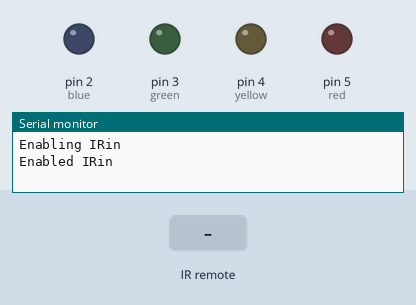
The sketch below on a simulated Arduino Uno, built with avr-gcc and run on an emulated ATmega328P. Parts: output pins drawn as LEDs (lit = HIGH), the last lines printed to the serial monitor. Inputs (shaded band) come from the test bench.

Above: at 1.2 s.
1.3 s: infrared code 0x8877 received
At 1.7 s:
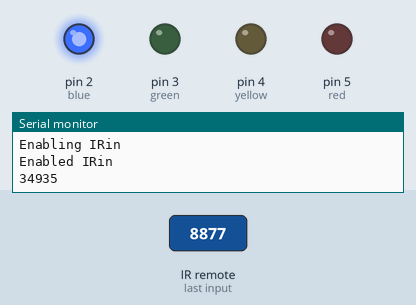
3.3 s: infrared code 0x48B7 received
At 3.7 s:
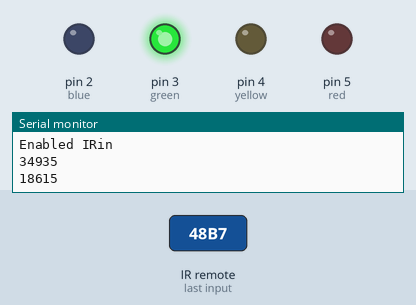
5.3 s: infrared code 0x28D7 received
At 5.7 s:
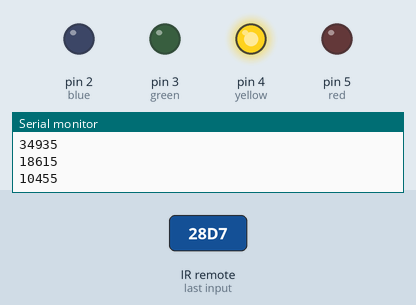
7.3 s: infrared code 0xA857 received
At 7.7 s:
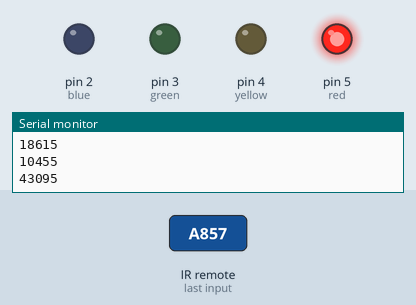
Timing chart, 0 to 10.3 s (numbered marks = the images above; inputs shaded):
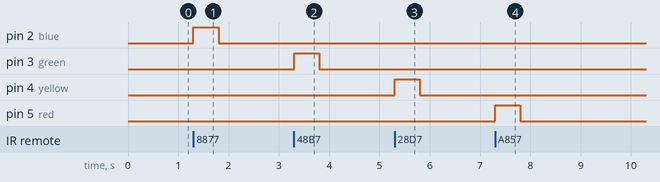

The sketch:

gain09.ino
```cpp
#include <IRremote.h>
//전역변수 설정
int blue = 2;
int green = 3;
int yellow = 4;
int red = 5;
int RECV_PIN = 11;
//IR라이브러리 객체
IRrecv irrecv(RECV_PIN);
decode_results results;//IR신호 복호화(역할 십진수->아스키코드 변환하는 비슷한 역할)
void setup() {
  // 전원 ON 시 1회만 실행
  //GPIO핀 모드 설정
  pinMode(blue, OUTPUT);
  pinMode(green, OUTPUT);
  pinMode(yellow, OUTPUT);
  pinMode(red, OUTPUT);
  //시리얼모니터로 출력설정
  Serial.begin(9600);
  Serial.println("Enabling IRin");
  irrecv.enableIRIn();//IRrecv 구조체(c) = 클래스(자바):변수, 함수 모두 포함
  Serial.println("Enabled IRin");
}

void loop() {
  // 전원 ON 시 무한 반복
  if (irrecv.decode(&results)) {//수신값을 확인해서 있으면 true반환하는 함수 decode
    unsigned int value = results.value;
    Serial.println(value);//적와선 수신기로 받은 값을 출력
    switch (value) {
      case 34935:
        digitalWrite(blue, HIGH);
        delay(500);
        digitalWrite(blue, LOW);
        break;

     case 18615:
        digitalWrite(green, HIGH);
        delay(500);
        digitalWrite(green, LOW);
        break;

      case 10455:
        digitalWrite(yellow, HIGH);
        delay(500);
        digitalWrite(yellow, LOW);
        break;

      case 43095:
        digitalWrite(red, HIGH);
        delay(500);
        digitalWrite(red, LOW);
        break;
    }//switch문 end
    irrecv.resume();//ready 다음 value를 받음
  }
}
```

array.c
```cpp
#include <stdio.h>
void main() {
	int score[5];//배열의 크기지정 공간 5개
	int sum=0, cnt;;//변수 선언하면서 초기값 지정.
	for(cnt=0;cnt<5;cnt++) {
		printf("입력(점수 %d)=>", cnt+1);
		scanf("%d", &score[cnt]);
	}
	for(cnt=0;cnt<5;cnt++) {
		sum += score[cnt];// sum + score[cnt];
	}
	printf("총점=%d, 평균=%d \n", sum,sum/cnt);
}
```

bank.c
```cpp
#include <stdio.h>
void main() {
	printf("안녕하세요. C언어 은행 입출금 프로그램입니다\n");
	int choic, total, inputMoney, drawMoney;
		total = 0;//초기잔고값
	while(1) {
		printf("1.예금 / 2.출금 / 3.잔고 / 4.종료 : ");
		scanf("%d", &choic);
		if(choic == 1) {
			printf("현재 금액: %d원\n", total);
			printf("얼마를 입금하시겠습니까? : ");
			scanf("%d", &inputMoney);
			total = total + inputMoney;//total변수를 누적하는 로직

			printf("예금 성공! 현재 금액: %d원\n\n\n", total);
		}
		else if(choic == 2) {
			printf("현재 금액: %d원\n", total);
			printf("얼마를 출금하시겠습니까? : ");
			scanf("%d", &drawMoney);
			if(drawMoney > total) {
				printf("잔액이 부족합니다. 출금실패!\n\n\n");
			}
			else {
				total = total - drawMoney;
				printf("출금 성공! 현재 잔액: %d\n\n\n", total);
			}
		}
		else if(choic == 3) {
			printf("현재 잔액: %d\n\n\n", total);
		}
		else if(choic == 4) {
			printf("현재 잔액: %d\n", total);
			printf("프로그램을 종료합니다.\n");
			break;
		}
		else {
			printf("잘못 입력하셨습니다.\n\n\n");
		}
	}
}
```

even_odd.c
```cpp
#include <stdio.h>
void main() {
	int a;
	while(1) {//반복문(true) = 무한반복(루프)
	printf("짝수-홀수 판별할 정술들 입력하세요:\n");
	printf("종료할 때는 Ctrl+C키를 입력하세요: ");
	scanf("%d", &a);//scanf함수는 변수앞에 &(어드레스 기호)를 붙입니다.
	//분기문 if문
	if(a==0) {
		//IoT로 전송받은 값이 0이면 반복문 종료합니다.(아래)
		break;
	}
	if(a%2==0) {
		printf("입력하신 숫자 %d는 짝수입니다.\n", a);
		}
	if(a%2==1) {
		printf("입력하신 숫자 %d는 홀수입니다.\n", a);//변수 a값이 %d에 바인딩됩니다.
		}
	}
	printf("프로그램이 종료되었습니다.\n");
}
```

factorial.h
```cpp
/* factorial */
#define ONE 1
int factorial(int n) {
	if(n>ONE) {
		return(n*factorial(n-1));
	}else{
		//n-1 반복되다가 n이 1이되었을 경우에 1을 반환
		return(ONE);
	}
}
```

functions.c
```cpp
#include <stdio.h>
#include <string.h> //strlen(문자열길이함수), strcmp(문자열의 비교함수)
//문자열의 길이를 구하는 프로그램
void main() {
	char string[200];//200바이트크기의 char형 변수면 string을 배열변수로 생성
	printf("문자를 입력한 후, 엔터키를 치면 입력한 문자열의 길이가 출력됩니다.\n");
	printf("stop 문자를 입력하면 프로그램이 종료됩니다.\n");
	do {
		scanf("%s", &string);
		if(strcmp("stop", string)==0) {
			//0은 true-false가 아니고 인덱스0번 값이 있다는 것/일치하는 값이 없으면 -1인덱스값
			printf("프로그램을 종료합니다.\n");
			break;//do-while문을 빠져나갑니다.
		}
		printf("입력하신 문자열의 길이는 %d입니다.\n", strlen(string));

	}while(1);//while조건이 1(true)이기 떄문에 무한루프를 돕니다.
}
```

gugu.c
```cpp
#include <stdio.h>

void main() {
	printf("안녕하세요 C언어 구구단 프로그램입니다.\n");
	int cnt, sub_cnt;

	for(cnt=1;cnt<=9;cnt++) {
		for(sub_cnt=1;sub_cnt<=9;sub_cnt++) {
			printf("         %d x %d = %d\n",cnt, sub_cnt, cnt*sub_cnt);
		}
		printf("\n");
	}
}
	
```

in_out.c
```cpp
#include <stdio.h>

void main() {
	int a,b;
	printf("입력(integer)==>"); //표준출력 Standard Output함수
	scanf("%d", &a); //표준입력 Standard Input scanf 함수
	//%decimal 10진수형태로 입-출력 받겠다는 명시
	printf("입력(정수형)==>");
	scanf("%d", &b);

	//위에서 키보드로 입력받은 변수 a, b를 출하겠다(아래)
	printf("\n a=%d, b=%d \n", a, b);
	//sysout = printf(\n);

}
```

includeFile.c
```cpp
#include <stdio.h>

#include "factorial.h"

void main() {
	int x;
	printf("팩토리얼을 구할 숫자를 입력하세요: ");
	scanf("%d", &x);//키보드로 입력받은 숫자가 x에 저장, 이후 엔터값(\n)이 남아있음.
	printf("%d! = %d\n", x, factorial(x));
	getchar();//입력 후 엔터 키를 공백으로 처리
}
```

pointer.c
```cpp
#include <stdio.h>
//#include <conio.h>
#include <string.h>

void main() {
	char buffer[80], *p = buffer;
	int len;//문자열의 길이를 저장하는 변수
	int cnt = 0;

	printf("문자열을 입력하세요: ");
	scanf("%s", p);//주소인덱스를 가지고있음
	len = strlen(p);
	printf("문자열의 길이는 %d 개 \n", len);
	printf("p변수의 인덱스 주소는 %d \n", p);
	while(*p) {
		p++;//== p=p+1변수에 주소인덱스값을 증가 *p변수에 공백이 나올 때까지 반복

	}
	printf("while을 거친 후 p변수의 인덱스 주소는 %d \n", p);
	printf("문자열을 역순으로 바꾸기: \n");
	while(cnt<len) {
		p--; //== p=p-1 인덱스 주소를 1씩 감소시키기
		printf("현재 인덱스 주소는 %d 그리고, 해당 인덱스 주소의 값은: ", p);
		putchar(*p);//현재 p인덱스 주소의 *p변수값을 1개씩 출력함수 putchar(1글자출력)
		printf("\n");
		cnt++;//cnt = cnt + 1
		}
	putchar("\n");
	printf("출력 한 이후의 인덱스 번호는 %d\n", p);//글자를 출력하지 않고, 엔터치는 효과 \newline
	getchar();//공백을 입력해서 버퍼내용 삭제
}
```

stringf_ascii.c
```cpp
/**
키보드로 입력받은 문자열 을 컴퓨터가 알아듣는 아스키코드로 변경 프로그램
**/
#include <stdio.h>
#include <string.h>

void main() {
	char buffer[80];
	char *p=buffer;//포인터변수 생성 및 크기지정
	int len, cnt = 0;//입력받은 문자열을 아슼티코드로 변경할 때 반복구문에 사용
	while(1) {
	printf("문자열을 입력하세요(종료하려면 Ctrl+C): ");
	scanf("%s", p);//키보드로 입력받아서 *p주소에 값을 저장합니다.
	len = strlen(p);//문자열의 길이를 구하기
	while(cnt<len) {//cnt 0 부터 비교기준인 len문자열의 길이값 전까지 출력

		printf("%d  ", *p);
		p++;//p어드레스인덱스주소는 커퓨터가 비어있는 메모리주소를 찾아서 부여
		cnt++;
	}
	printf("\n");
	cnt=0;
	//getchar();//입력버퍼 초기화(무한반복 시 기존내용 초기화)
	}
}
```

Measured:
- after the input at 1.3 s, pin 2 (blue): LOW → HIGH at once, → LOW 0.50 s later
- after the input at 3.3 s, pin 3 (green): LOW → HIGH at once, → LOW 0.50 s later
- after the input at 5.3 s, pin 4 (yellow): LOW → HIGH at once, → LOW 0.50 s later
- after the input at 7.3 s, pin 5 (red): LOW → HIGH at once, → LOW 0.50 s later
